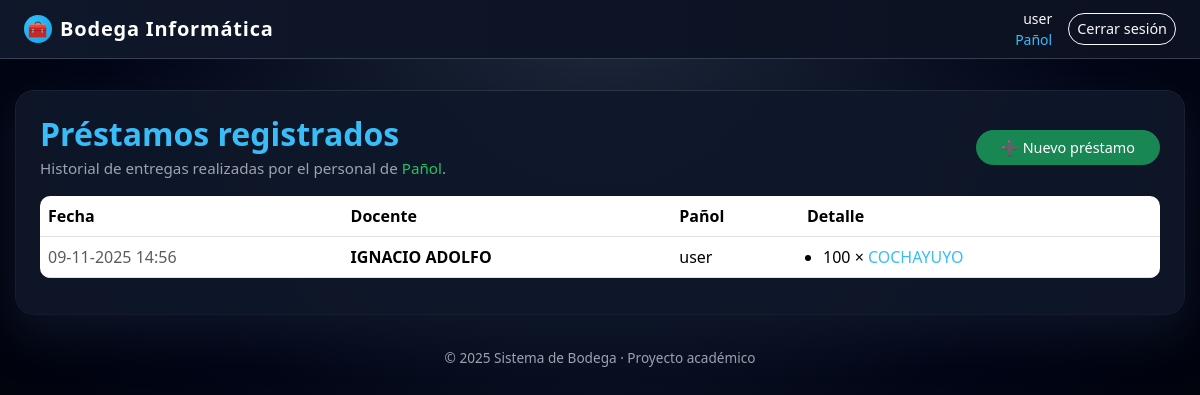
/prestamos/ (signed in), run on the app's committed database.
### informatica/models.py (models this page shows, shortened)
class Usuario(AbstractUser):
    ROL_CHOICES = (
        ('ADMIN', 'Administrador'),
        ('PANOL', 'Pañol'),
    )
    rol = models.CharField(max_length=10, choices=ROL_CHOICES)

class Prestamo(models.Model):
    docente = models.ForeignKey(Docente, on_delete=models.PROTECT)
    panol = models.ForeignKey(
        Usuario,
        on_delete=models.PROTECT,
        limit_choices_to={'rol': 'PANOL'},
        related_name='prestamos_realizados'
    )
    fecha = models.DateTimeField(auto_now_add=True)

class Docente(models.Model):
    rut = models.CharField(max_length=12, unique=True)
    nombre = models.CharField(max_length=100)
    email = models.EmailField(blank=True, null=True)
    activo = models.BooleanField(default=True)

class DetallePrestamo(models.Model):
    prestamo = models.ForeignKey(Prestamo, on_delete=models.CASCADE, related_name='detalles')
    material = models.ForeignKey(Material, on_delete=models.PROTECT)
    cantidad = models.PositiveIntegerField()

class Material(models.Model):
    nombre = models.CharField(max_length=100)
    descripcion = models.TextField(blank=True, null=True)
    stock = models.PositiveIntegerField(default=0)
    activo = models.BooleanField(default=True)

### informatica/decorators.py (the view)
        @login_required
        def _wrapped_view(request, *args, **kwargs):
            if getattr(request.user, 'rol', None) == rol:
                return view_func(request, *args, **kwargs)
            return HttpResponseForbidden("No tienes permiso para acceder a esta página.")

### informatica/views.py (called while the page is built)
@rol_requerido('PANOL')
def prestamo_list(request):
    prestamos = (
        Prestamo.objects
        .select_related('docente', 'panol')
        .prefetch_related('detalles__material')
        .order_by('-fecha')
    )
    return render(request, 'prestamo_list.html', {'prestamos': prestamos})

### informatica/templates/prestamo_list.html (shortened to what this page needs)
{% extends 'base.html' %}
{% block content %}
<div class="d-flex justify-content-between align-items-center mb-3">
    <div>
        <h2 class="text-accent fw-semibold mb-1">Préstamos registrados</h2>
        <p class="card-main-lead mb-0">
            Historial de entregas realizadas por el personal de <span class="text-accent-2">Pañol</span>.
        </p>
    </div>
    <a class="btn btn-success px-4" href="{% url 'registrar_prestamo' %}">
        ➕ Nuevo préstamo
    </a>
</div>
<table class="table align-middle">
    <thead>
        <tr>
            <th scope="col">Fecha</th>
            <th scope="col">Docente</th>
            <th scope="col">Pañol</th>
            <th scope="col">Detalle</th>
        </tr>
    </thead>
    <tbody>
    {% for p in prestamos %}
        <tr>
            <td class="text-muted">{{ p.fecha|date:"d-m-Y H:i" }}</td>
            <td class="fw-semibold">{{ p.docente.nombre }}</td>
            <td>{{ p.panol.username }}</td>
            <td>
                {% if p.detalles.all %}
                    <ul class="mb-0 ps-3">
                        {% for d in p.detalles.all %}
                            <li>{{ d.cantidad }} × <span class="text-accent">{{ d.material.nombre }}</span></li>
                        {% endfor %}
                    </ul>
                {% else %}
                    <span class="text-muted fst-italic">Sin detalles</span>
                {% endif %}
            </td>
        </tr>
    {% empty %}
        <tr>
            <td colspan="4" class="text-center text-muted py-3">
                No hay préstamos registrados.
            </td>
        </tr>
    {% endfor %}
    </tbody>
</table>
{% endblock %}

### informatica/templates/base.html (shortened to what this page needs)
{% load static %}
<!DOCTYPE html>
<html lang="es">
<head>
    <link href="https://cdn.jsdelivr.net/npm/bootstrap@5.3.3/dist/css/bootstrap.min.css" rel="stylesheet">
</head>
<body>
<nav class="navbar navbar-expand-lg navbar-dark">
    <div class="container-fluid px-4">
        <a class="navbar-brand" href="{% url 'home' %}">
            <span class="icon">🧰</span>
            <span class="label">Bodega Informática</span>
        </a>
        <div class="d-flex align-items-center">
            {% if user.is_authenticated %}
                <span class="text-light me-3 small text-end">
                    {{ user.username }}<br>
                    {% if user.rol %}
                        <span class="text-accent">{{ user.get_rol_display }}</span>
                    {% endif %}
                </span>
                <a class="btn btn-outline-light btn-sm" href="{% url 'logout' %}">Cerrar sesión</a>
            {% endif %}
        </div>
    </div>
</nav>
<div class="container-content">
    <div class="card-main">
        {% block content %}{% endblock %}
    </div>
</div>
<footer>
    <p>© {% now "Y" %} Sistema de Bodega · Proyecto académico</p>
</footer>
</body>
</html>

### informatica/templates/base.html (style rules this page uses)
:root { --bg-main: #020617; --bg-card: rgba(15, 23, 42, 0.92); --border-soft: rgba(148, 163, 184, 0.25); --text-main: #e5e7eb; --text-muted: #9ca3af; --accent: #38bdf8; --accent-2: #22c55e; }
* { box-sizing: border-box; }
body { margin: 0; min-height: 100vh; background: radial-gradient(circle at top, #1e293b 0, #020617 50%, #000 100%); font-family: system-ui, -apple-system, BlinkMacSystemFont, "Segoe UI", Roboto, sans-serif; color: var(--text-main); }
.navbar { background: linear-gradient(90deg, #0f172a, #0b1120); border-bottom: 1px solid rgba(148, 163, 184, 0.3); backdrop-filter: blur(10px); }
.navbar-brand { font-weight: 600; letter-spacing: 0.04em; display: flex; align-items: center; gap: 8px; }
.navbar-brand span.icon { display: inline-flex; width: 28px; height: 28px; border-radius: 999px; align-items: center; justify-content: center; background: radial-gradient(circle at 30% 30%, #38bdf8, #0ea5e9); color: #0b1120; font-size: 16px; }
.container-content { max-width: 1200px; margin: 32px auto 24px auto; padding: 0 16px; }
.card-main { border-radius: 18px; padding: 24px 24px 20px 24px; background: var(--bg-card); box-shadow: 0 18px 45px rgba(15, 23, 42, 0.9), 0 0 0 1px rgba(148, 163, 184, 0.2); }
.card-main-lead { color: var(--text-muted); font-size: 0.95rem; }
.text-accent { color: var(--accent); }
.text-accent-2 { color: var(--accent-2); }
.table { border-radius: 10px; overflow: hidden; margin-top: 10px; }
.table thead { background: linear-gradient(90deg, #0f172a, #020617); color: #e5e7eb; }
.btn { border-radius: 999px; font-size: 0.9rem; }
.btn-outline-light { border-radius: 999px; }
footer { margin-top: 20px; padding: 10px 0 18px 0; text-align: center; color: var(--text-muted); font-size: 0.85rem; }

### data on the page
Usuario: username "user", rol "Pañol"
Prestamo: fecha "09-11-2025 14:56", docente.nombre "IGNACIO ADOLFO", panol.username "user"
DetallePrestamo: cantidad "100", material.nombre "COCHAYUYO"
